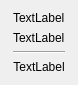
<?xml version="1.0" encoding="UTF-8"?>
<ui version="4.0">
 <class>Dialog</class>
 <widget class="QDialog" name="Dialog">
  <property name="geometry">
   <rect>
    <x>0</x>
    <y>0</y>
    <width>78</width>
    <height>81</height>
   </rect>
  </property>
  <property name="windowTitle">
   <string>About iint-gui</string>
  </property>
  <layout class="QGridLayout" name="gridLayout">
   <item row="3" column="0">
    <widget class="QLabel" name="infolabel">
     <property name="sizePolicy">
      <sizepolicy hsizetype="Fixed" vsizetype="Fixed">
       <horstretch>0</horstretch>
       <verstretch>0</verstretch>
      </sizepolicy>
     </property>
     <property name="text">
      <string>TextLabel</string>
     </property>
     <property name="alignment">
      <set>Qt::AlignCenter</set>
     </property>
    </widget>
   </item>
   <item row="1" column="0">
    <widget class="QLabel" name="iintlabel">
     <property name="text">
      <string>TextLabel</string>
     </property>
    </widget>
   </item>
   <item row="0" column="0">
    <widget class="QLabel" name="adaptlabel">
     <property name="text">
      <string>TextLabel</string>
     </property>
    </widget>
   </item>
   <item row="2" column="0">
    <widget class="Line" name="line">
     <property name="orientation">
      <enum>Qt::Horizontal</enum>
     </property>
    </widget>
   </item>
  </layout>
 </widget>
 <resources/>
 <connections/>
</ui>
